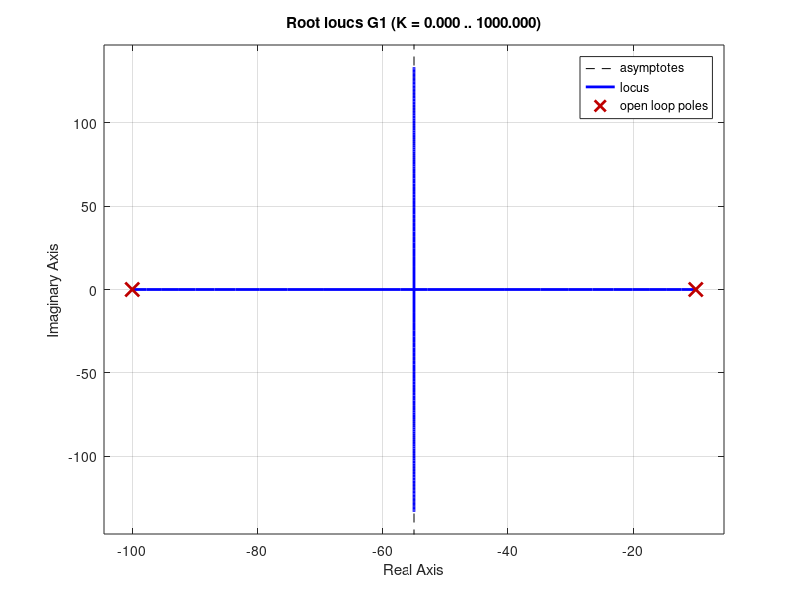

Write MATLAB code to recreate this figure.
% Unidad N° 4 Ejercicio 23

close all; clear all; clc
s = tf('s');
G1 = 20/((s + 10)*(s + 100))

% Tiene polo reales, negativos y distintos. Por lo tanto, y como es un
% sistema de 2do orden, podriamos esperar que la respuesta al escalon
% es sobreamortiguada. Y con un tiempo de establecimiento de
% aproximadamente 4/10 y/o 4/100 seg.

##step(G1);
##
##% Vamos a darle a K un valor
##K = 1;
##FdTLC = feedback(K*G1)

#####
% Todo se puede resumir a aplicar el comando:
rlocus(G1,10,0,1000)
